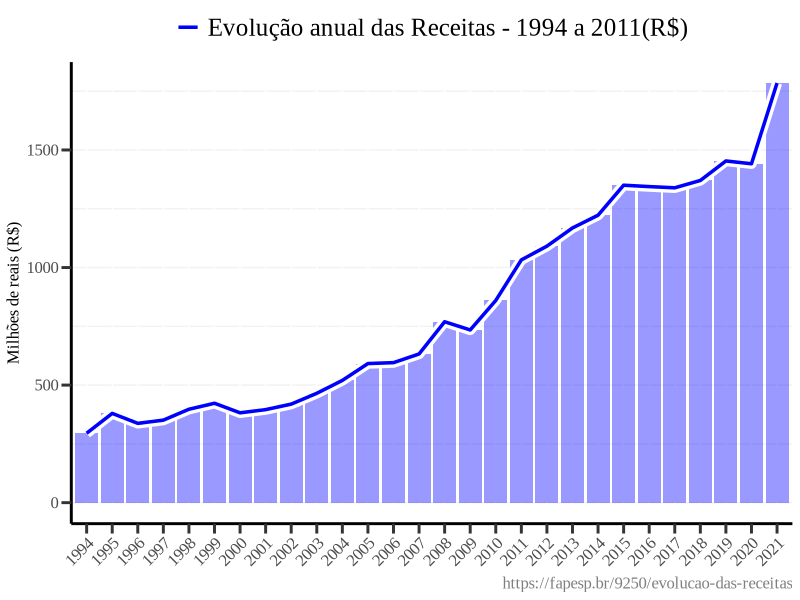

This chart was generated by the following R code:
# Lendo a base --------------------------------------------------------------------------------
df <- readr::read_csv("adjusted_data/fapesp_receitas_1994_2021.csv")

# Plot ----------------------------------------------------------------------------------------

g <-
  df |>
  ggplot2::ggplot(ggplot2::aes(x = as.character(exercicios))) +
  ggplot2::geom_col(
    ggplot2::aes(y = total),
    size = 1,
    fill = "blue",
    alpha = .4
  ) +
  ggplot2::geom_line(
    ggplot2::aes(y = total),
    group = 1,
    size = 3.5,
    color = "white"
  ) +
  ggplot2::geom_line(
    ggplot2::aes(y = total,
                 lty = "Evolução anual das Receitas - 1994 a 2011(R$)"),
    group = 1,
    size = 1.2,
    color = "blue"
  ) +
  ggplot2::scale_y_continuous("Milhões de reais (R$)") +
  ggplot2::theme(
    text = ggplot2::element_text(size = 20, family = "Times New Roman"),
    axis.title.x = ggplot2::element_blank(),
    axis.title.y.left = ggplot2::element_text(size = 12),
    axis.ticks.y = ggplot2::element_blank(),
    panel.background = ggplot2::element_rect(fill = "white"),
    axis.line.x.bottom = ggplot2::element_line(size = 1),
    axis.line.y.left = ggplot2::element_line(size = 1),
    panel.grid.major.y = ggplot2::element_line(size = 0.5, color = "gray95"),
    panel.grid.minor.y = ggplot2::element_line(size = 0.5, color = "gray95"),
    axis.text.y = ggplot2::element_text(size = 12),
    axis.text.x = ggplot2::element_text(
      size = 12,
      angle = 45,
      hjust = 1
    ),
    axis.ticks.x = ggplot2::element_line(size = 1),
    axis.ticks.y.left = ggplot2::element_line(size = 1),
    axis.ticks.length = ggplot2::unit(.25, "cm"),
    legend.text = ggplot2::element_text(size = 18),
    legend.key = ggplot2::element_blank(),
    legend.title = ggplot2::element_blank(),
    legend.position = "top",
    legend.justification = "center",
    plot.caption = ggplot2::element_text(size = 12, color = "gray50"),
  ) +
  ggplot2::labs(caption = "https://fapesp.br/9250/evolucao-das-receitas")

g





